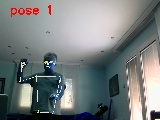
#> input picture pic268.jpg, 160 x 120 px
$ python -i utilities.py   (imports and definitions only)
#> lines starting #> are read from the running program, lines starting #| are printed output that depends on the picture
import time

import numpy as np
from djitellopy import Tello
import cv2 as cv

# [39 lines left out: functions intializeTello, telloGetFrame, findFace, not called in this run]

def findColor (img):
        w, h = 720, 480
        hsv = cv.cvtColor(img, cv.COLOR_BGR2HSV)
        print ('color ', hsv[360,240][0])

        # define range of colors in HSV
        lowerYellow = np.array([40, 50, 50])
        upperYellow = np.array([50, 255, 255])

        lowerBlue = np.array([100, 50, 50])
        upperBlue = np.array([120, 255, 255])


        detectedColour = 'none'

        # ignore selected contour with area less that this
        minimumSize = 10000

        areaBiggestContour = 0
        cX,cY = 0,0

        # for each color:
        #   find contours of this color
        #   get the biggest contour
        #   check if the contour is within the target rectangle (if area = 'small')
        #   check if the contour has the minimun area
        #   keet this contour if it is the biggest by the moment
        mask = cv.inRange(hsv, lowerYellow, upperYellow)
        kernel = np.ones((5, 5), np.uint8)
        mask = cv.erode(mask, kernel, iterations=5)
        mask = cv.dilate(mask, kernel, iterations=5)
        mask = cv.morphologyEx(mask, cv.MORPH_OPEN, kernel)
        mask = cv.morphologyEx(mask, cv.MORPH_CLOSE, kernel)
        contours, hierarchy = cv.findContours(mask, cv.RETR_TREE, cv.CHAIN_APPROX_SIMPLE)
        if (len(contours) > 0):
            cyellow = max(contours, key=cv.contourArea)
            M = cv.moments(cyellow)

            if cv.contourArea(cyellow) > areaBiggestContour:
                cX = int(M["m10"] / M["m00"])
                cY = int(M["m01"] / M["m00"])
                contour = cyellow
                areaBiggestContour = cv.contourArea(cyellow)
                detectedColour = 'yellow'

        mask = cv.inRange(hsv, lowerBlue, upperBlue)
        kernel = np.ones((5, 5), np.uint8)
        mask = cv.erode(mask, kernel, iterations=5)
        mask = cv.dilate(mask, kernel, iterations=5)
        mask = cv.morphologyEx(mask, cv.MORPH_OPEN, kernel)
        mask = cv.morphologyEx(mask, cv.MORPH_CLOSE, kernel)
        contours, hierarchy = cv.findContours(mask, cv.RETR_TREE, cv.CHAIN_APPROX_SIMPLE)
        if (len(contours) > 0):
            cBlue = max(contours, key=cv.contourArea)
            M = cv.moments(cBlue)
            if cv.contourArea(cBlue) > areaBiggestContour:
                    areaBiggestContour = cv.contourArea(cBlue)
                    contour = cBlue
                    detectedColour = 'blue'
                    cX = int(M["m10"] / M["m00"])
                    cY = int(M["m01"] / M["m00"])


        if detectedColour != 'none' and areaBiggestContour > minimumSize:
            #cv.drawContours(img, [contour], -1, (0, 255, 0), 3)
            x,y,w,h = cv.boundingRect(contour)
            areaBiggestContour = w*h
            img = cv.rectangle(img, (x,y), (x+w, y+h), (0,255,0),2)
            img = cv.circle(img, (cX, cY), radius=10, color=(0, 255, 0), thickness=-1)
            cv.putText(img=img, text=detectedColour, org=(50, 50), fontFace=cv.FONT_HERSHEY_TRIPLEX, fontScale=1,
                       color=(255, 255, 255), thickness=1)
        img = cv.circle(img, (720 // 2, 480 // 2), radius=10, color=(0, 0, 255), thickness=-1)
        return img,[[cX,cY],areaBiggestContour], detectedColour

# [44 lines left out: function trackColor, not called in this run]

>>> import cv2
>>> picture = cv2.imread('pic268.jpg', cv2.IMREAD_GRAYSCALE)
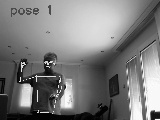
#> picture: shape (120, 160); min 0, max 255, mean 124
#> (the run stopped early here; a loop or call above may not have finished)
